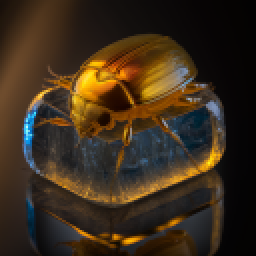
#> input picture image_manipulation/example.png, 128 x 128 px (shown 2 times larger)
$ jupyter execute 'Exercise Pixel Manipulation.ipynb'   (shell and % lines are left out)
#> lines starting #> are read from the running program, lines starting #| are printed output that depends on the picture
# Bitmap Graphics with Python
## Part 1: manipulating single pixels

* Check out the notebook "Image Manipulation Basics"
* Read Chapter 4 of the "Bildverarbeitung" book (Nischwitz et al.)
* Only use methods from PIL/Pillow and implement all filters yourself.

[cell 1]
from PIL import Image

[cell 2]
i_rgba = Image.open("example.png")
#> i_rgba is the input picture: PIL image 128x128 RGB; mean R, G, B 59.6, 44.7, 27.5
i_g = i_rgba.convert("L")
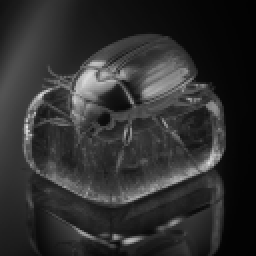
#> i_g: PIL image 128x128 L (shown 2 times larger); min 1, max 229, mean 47.1

[cell 3]
i_g

[cell 4]
"""return an inverted copy of a grayscale image,
i.e. change a pixel value of 100 to 255-100=155.
"""
def invert(image):
    return image.point(invert_pixel)
#> returned value: PIL image 128x128 L; every value is 0

def invert_pixel(value):
    return 0 # TODO!

**Hint:** Here, we use the ``Image.point()`` function here instead of a for-loop. It applies a given function to each individual pixel.
However, if you want to apply a function that requires an additional parameter (e.g., the level of posterization), you need to *partially apply* the filter functions beforehand.
Alternatively, you can use a nested for-loop (For both options, see the *Image Manipulation Basics* tutorial.)

[cell 5]
invert(i_g)

You can check the runtime of a function with Jupyter's built-in ``%time`` method:

[cell 6]
invert(i_g)

[cell 7]
"""return a posterized copy of the image with
`num_levels` different, equally spaced brightness levels.
For example, with three levels, the resulting image
should only contain values 0, 128, 255.
You need not be absolutely precise with the values here."""
def posterize(image, num_levels):
    img = image.copy()
    # TODO
    return img

[cell 8]
posterize(i_g, 4)

Next step: scale image brightness (see Nischwitz et al., S. 93)
Hint: you can use a lambda function here - see e.g. the ``Image.point()`` documentation

[cell 9]
def linear_scale(image, offset, scale):
    return image.point(lambda x: x+0)  # TODO

[cell 10]
linear_scale(i_g, -100,1)

[cell 11]
linear_scale(i_g, 0,3)

[cell 12]
linear_scale(i_g, -50,10)

## RGB
Write a function that colorizes a grayscale image, i.e. makes it red, green, etc.
**Hint:** try multipling the pixel value with the color

[cell 13]
def colorize(image, color_tuple):
#> called with color_tuple = (255, 0, 0)
    img = image.convert("RGB")
    #TODO
    return img
